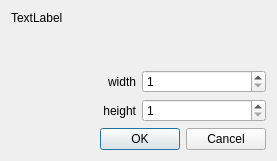
<?xml version="1.0" encoding="UTF-8"?>
<ui version="4.0">
 <class>GetImageSizeDialog</class>
 <widget class="QDialog" name="GetImageSizeDialog">
  <property name="geometry">
   <rect>
    <x>0</x>
    <y>0</y>
    <width>277</width>
    <height>161</height>
   </rect>
  </property>
  <property name="windowTitle">
   <string>Dialog</string>
  </property>
  <layout class="QVBoxLayout" name="verticalLayout">
   <item>
    <layout class="QGridLayout" name="gridLayout">
     <item row="1" column="0">
      <widget class="QLabel" name="label">
       <property name="text">
        <string>width</string>
       </property>
       <property name="alignment">
        <set>Qt::AlignRight|Qt::AlignTrailing|Qt::AlignVCenter</set>
       </property>
      </widget>
     </item>
     <item row="2" column="0">
      <widget class="QLabel" name="label_2">
       <property name="text">
        <string>height</string>
       </property>
       <property name="alignment">
        <set>Qt::AlignRight|Qt::AlignTrailing|Qt::AlignVCenter</set>
       </property>
      </widget>
     </item>
     <item row="1" column="1">
      <widget class="QSpinBox" name="width">
       <property name="minimum">
        <number>1</number>
       </property>
       <property name="maximum">
        <number>16384</number>
       </property>
      </widget>
     </item>
     <item row="2" column="1">
      <widget class="QSpinBox" name="height">
       <property name="minimum">
        <number>1</number>
       </property>
       <property name="maximum">
        <number>16384</number>
       </property>
      </widget>
     </item>
     <item row="0" column="0" colspan="2">
      <widget class="QLabel" name="bodyText">
       <property name="text">
        <string>TextLabel</string>
       </property>
       <property name="alignment">
        <set>Qt::AlignLeading|Qt::AlignLeft|Qt::AlignTop</set>
       </property>
      </widget>
     </item>
    </layout>
   </item>
   <item>
    <widget class="QDialogButtonBox" name="buttonBox">
     <property name="orientation">
      <enum>Qt::Horizontal</enum>
     </property>
     <property name="standardButtons">
      <set>QDialogButtonBox::Cancel|QDialogButtonBox::Ok</set>
     </property>
    </widget>
   </item>
  </layout>
 </widget>
 <resources/>
 <connections>
  <connection>
   <sender>buttonBox</sender>
   <signal>accepted()</signal>
   <receiver>GetImageSizeDialog</receiver>
   <slot>accept()</slot>
   <hints>
    <hint type="sourcelabel">
     <x>248</x>
     <y>254</y>
    </hint>
    <hint type="destinationlabel">
     <x>157</x>
     <y>274</y>
    </hint>
   </hints>
  </connection>
  <connection>
   <sender>buttonBox</sender>
   <signal>rejected()</signal>
   <receiver>GetImageSizeDialog</receiver>
   <slot>reject()</slot>
   <hints>
    <hint type="sourcelabel">
     <x>316</x>
     <y>260</y>
    </hint>
    <hint type="destinationlabel">
     <x>286</x>
     <y>274</y>
    </hint>
   </hints>
  </connection>
 </connections>
</ui>
